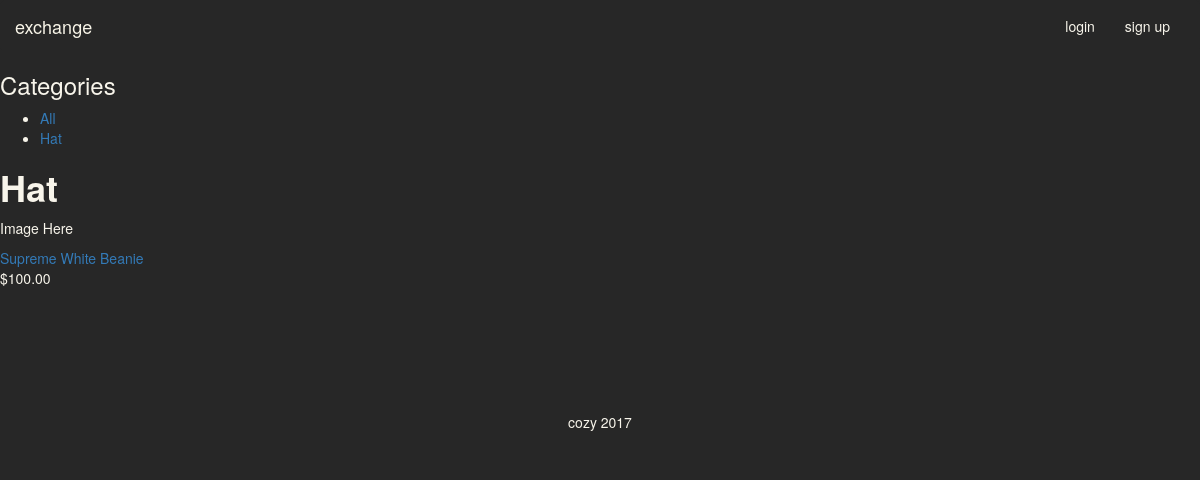
Page /hat/ on the earlier database version.
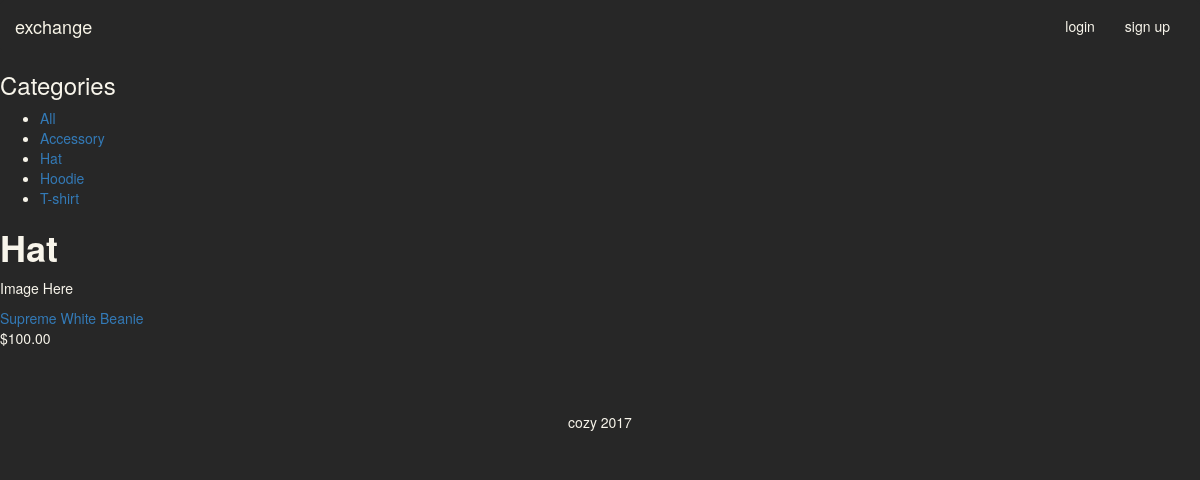
Same page on the later database version.
### shop/models.py (models this page shows, shortened)
class Category(models.Model):
    name = models.CharField(max_length=50, db_index=True)
    slug = models.SlugField(max_length=50, db_index=True, unique=True)
    class Meta:
        ordering = ('name',)
        verbose_name = 'category'
        verbose_name_plural = 'categories'
    def get_absolute_url(self):
        return reverse('shop:product_list_by_category', args=[self.slug])

class Product(models.Model):
    name = models.CharField(max_length=200, db_index=True)
    slug = models.SlugField(max_length=200, db_index=True)
    description = models.TextField(blank=True)
    material = models.TextField(blank=True)
    category = models.ForeignKey(Category, related_name='products')
    available = models.BooleanField(default=True)
    stock = models.PositiveIntegerField()
    seller = models.ForeignKey('profiles.Profile')
    conditionRating = models.FloatField(
            default=5.0,
            validators=[MaxValueValidator(10.0), MinValueValidator(1.0)]
            )
    conditionDescription = models.TextField(blank=True)
    location = models.CharField(max_length = 50)
    price = models.DecimalField(
            default=1.00,
            validators=[MinValueValidator(1.0)],
            decimal_places=2,
            max_digits=10,
        )
    available = models.BooleanField(default=True)
    created = models.DateTimeField(auto_now_add=True)
    updated = models.DateTimeField(auto_now=True)
    class Meta:
        ordering = ('-created',)
        index_together = (('id', 'slug'),)
    def get_absolute_url(self):
        return reverse('shop:product_detail', args=[self.id, self.slug])

### shop/views.py (the view)
# urls.py: url(r'^(?P<category_slug>[-\w]+)/$', views.product_list, name='product_list_by_category'),
def product_list(request, category_slug=None):
    category = None
    categories = Category.objects.all()
    products = Product.objects.filter(available=True)
    if category_slug:
        category = get_object_or_404(Category, slug=category_slug)
        products = products.filter(category=category)
    context = {
        'category': category,
        'categories': categories,
        'products': products,
    }
    return render(request, 'product/list.html', context)

### shop/templates/product/list.html
{% extends 'base.html' %}
{% load staticfiles %}
{% block content %}
<div id="sidebar">
  <h3>Categories</h3>
  <ul>
    <li {% if not category %} class="selected" {% endif %}>
      <a href="{% url 'product_list' %}">All</a>
    </li>
  {% for c in categories %}
    <li {% if category.slug == c.slug %}class="selected"{% endif %}>
      <a href="{{ c.get_absolute_url }}">{{ c.name }}</a>
    </li>
  {% endfor %}
  </ul>
</div>
<div id="main" class="product-list">
  <h1>{% if category %}{{ category.name }}{% else %}Products{% endif %}</h1>
  {% for product in products %}
    <div class="item">
      <a href="{{ product.get_absolute_url }}">
        <p>Image Here</p>
      </a>
      <a href="{{ product.get_absolute_url }}">
        {{ product.name}}
      </a><br>
      ${{ product.price }}
    </div>
  {% endfor %}
</div>
{% endblock %}

### shop/templates/base.html (shortened to what this page needs)
<!DOCTYPE html>
{% load staticfiles %}
<html>
  <head>
      <link href='{% static "css/bootstrap.min.css" %}' rel="stylesheet">
      <link rel='stylesheet' href='{% static "css/main.css" %}'>
  </head>
  <body>
      {% include 'navbar.html' %}
      <section id="content">
          {% block content %}
          {% endblock %}
      </section>
      {% include 'footer.html' %}
  </body>
</html>

### shop/templates/navbar.html (shortened to what this page needs)
{% load staticfiles %}
<nav class="navbar navbar-default">
    <div class="container">
        <div class="navbar-header">
            <a class="navbar-brand" href="{% url 'home' %}">exchange</a>
        </div>
        <div id="navbar" class="navbar-collapse collapse">
          <ul class="nav navbar-nav navbar-right">
            {% if not request.user.is_authenticated %}
                <li><a href="{% url 'account_login' %}">login</a></li>
                <li><a href="{% url 'account_signup' %}">sign up</a></li>
            {% endif %}
            </ul>
        </div>
    </div>
</nav>

### shop/templates/footer.html (shortened to what this page needs)
{% load staticfiles %}
<footer>
  <a href="http://cozy.nyc">cozy 2017</a>
</footer>

### static/static/css/main.css (style rules this page uses)
html, body { width: 100%; height: 100%; }
body { background: #272727; color: #F8F5EB; }
h1 { color: #F8F5EB; font-weight: 700; }
p { color: #F8F5EB; }
section { position: relative; background: #272727; min-height: 40%; }
footer { padding: 20px; text-align: center; background: #272727; }
footer a { color: #F8F5EB; }
.navbar-default { background-color: #272727; border-color: #272727; margin: 0; }
.navbar-default .navbar-nav>li>a { color: #F8F5EB; }
.navbar-default .navbar-brand { color: #F8F5E8; }
.container { padding-left: 0px; padding-right: 0px; max-width: 100%; }

Differences in the rows shown:
added Category: name "Accessory"
added Category: name "Hoodie"
added Category: name "T-shirt"
